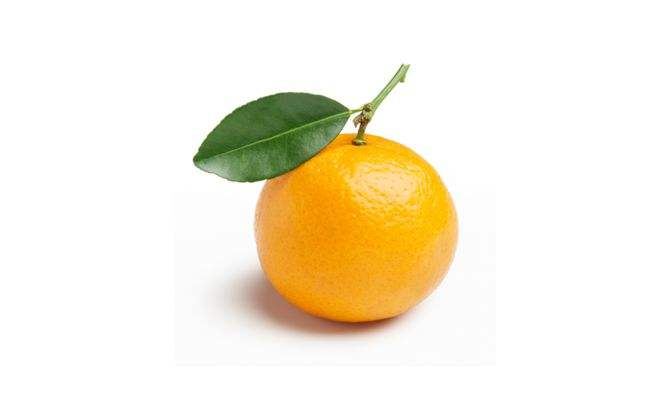
#> input picture 2022_图像算法基础教程(更新中)/src/imgs/jz.jpg, 650 x 398 px, found by its file name
$ python 'lession3_图片颜色转换2.py'
#> lines starting #> are read from the running program, lines starting #| are printed output that depends on the picture; after the words box and inside, x2 and y2 are one past the last pixel; in counts of white or black regions, pixels touching at a corner belong together
#> further down, src is the input picture: shape (398, 650, 3); mean B, G, R 219.4, 237.5, 245.2
##!/usr/bin/python
# -*- coding: utf-8 -*-

"""
author: paperClub
"""

#### 调色板


import cv2


import cv2
import numpy as np


def color_bar():
    def callback(x):
        pass

    # 创建一副黑色图像
    img = np.zeros((300,512,3),np.uint8)
    cv2.namedWindow('image')

    switch = 'ON\nOFF'
    cv2.createTrackbar(switch, 'image', 0, 1, callback)

    cv2.createTrackbar('R','image', 0, 255, callback)
    cv2.createTrackbar('G','image', 0, 255, callback)
    cv2.createTrackbar('B','image', 0, 255, callback)

    while True:
        cv2.imshow('image',img)
        k = cv2.waitKey(1)&0xFF
        if k == 27:
            break

        r = cv2.getTrackbarPos('R','image')
        g = cv2.getTrackbarPos('G','image')
        b = cv2.getTrackbarPos('B','image')
        s = cv2.getTrackbarPos(switch,'image')

        if s == 0:
            img[:] = 0
            img[:] = [125, 0, 125]
        else:
            img[:] = [b, g, r]
        img[:] = [b, g, r]

    cv2.destroyAllWindows()


# 回调函数必须要写
# 也可以这样写：lambda x: x


def colorRange(src):

    def callback(a):
        h_min = cv2.getTrackbarPos("Hue Min", "ColorBars")
        h_max = cv2.getTrackbarPos("Hue Max", "ColorBars")
        s_min = cv2.getTrackbarPos("Sat Min", "ColorBars")
        s_max = cv2.getTrackbarPos("Sat Max", "ColorBars")
        v_min = cv2.getTrackbarPos("Val Min", "ColorBars")
        v_max = cv2.getTrackbarPos("Val Max", "ColorBars")

        return h_min, h_max, s_min, s_max, v_min, v_max

    #### 参数设置区域
    cv2.namedWindow("ColorBars")
    cv2.resizeWindow("ColorBars", 640, 240)
    cv2.createTrackbar("Hue Min", "ColorBars", 0, 180, callback)
    cv2.createTrackbar("Hue Max", "ColorBars", 40, 180, callback)
    cv2.createTrackbar("Sat Min", "ColorBars", 110, 255, callback)
    cv2.createTrackbar("Sat Max", "ColorBars", 240, 255, callback)
    cv2.createTrackbar("Val Min", "ColorBars", 153, 255, callback)
    cv2.createTrackbar("Val Max", "ColorBars", 255, 255, callback)

    ####视图区域
    while True:

        imgHSV = cv2.cvtColor(src, cv2.COLOR_BGR2HSV)
#> imgHSV: shape (398, 650, 3); mean H, S, V 6.8, 31.5, 246.5
        h_min, h_max, s_min, s_max, v_min, v_max = callback(0)
        lower = np.array([h_min, s_min, v_min])
        upper = np.array([h_max, s_max, v_max])

        # 获得指定颜色范围内的掩码
        mask = cv2.inRange(imgHSV, lower, upper)
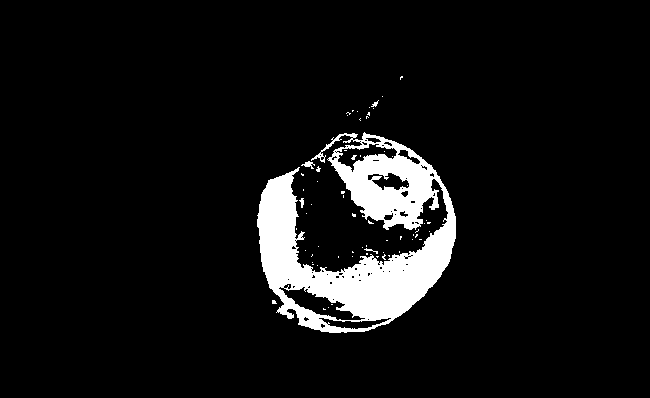
#> mask: shape (398, 650); 7.2% white; 65 white regions (60 under 20 px), largest, box (x1, y1, x2, y2) and area: (257, 132, 456, 333) 18142, (301, 161, 315, 169) 51, (299, 198, 304, 208) 29, (364, 248, 378, 254) 25, (371, 100, 379, 107) 23
        text = f"H:{h_min}-{h_max}, S:{s_min}-{s_max}, V:{v_min}-{v_max}"

        imgResult = cv2.bitwise_and(src, src, mask=mask)
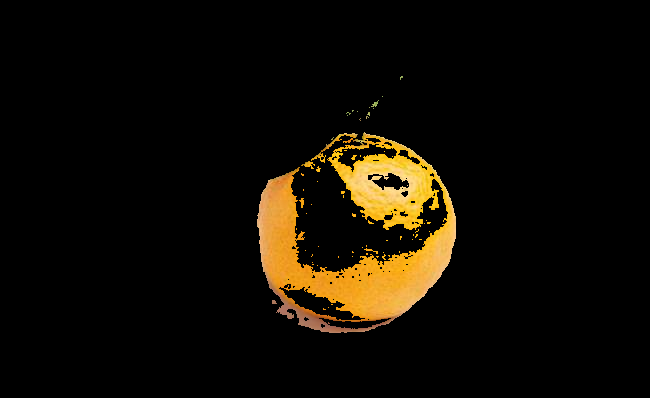
#> imgResult: shape (398, 650, 3); mean B, G, R 4, 12.4, 17.1
        cv2.putText(imgResult, text, (10, 40), cv2.FONT_HERSHEY_SIMPLEX, 0.5, (0, 255, 0), 1)
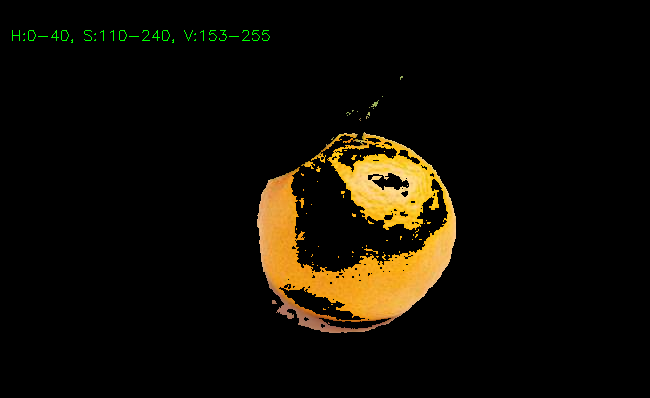
#> imgResult: shape (398, 650, 3); 0.19% of pixels changed, all inside (x1, y1, x2, y2) = (12, 30, 270, 43)

        imgResult = np.hstack((src, imgResult))
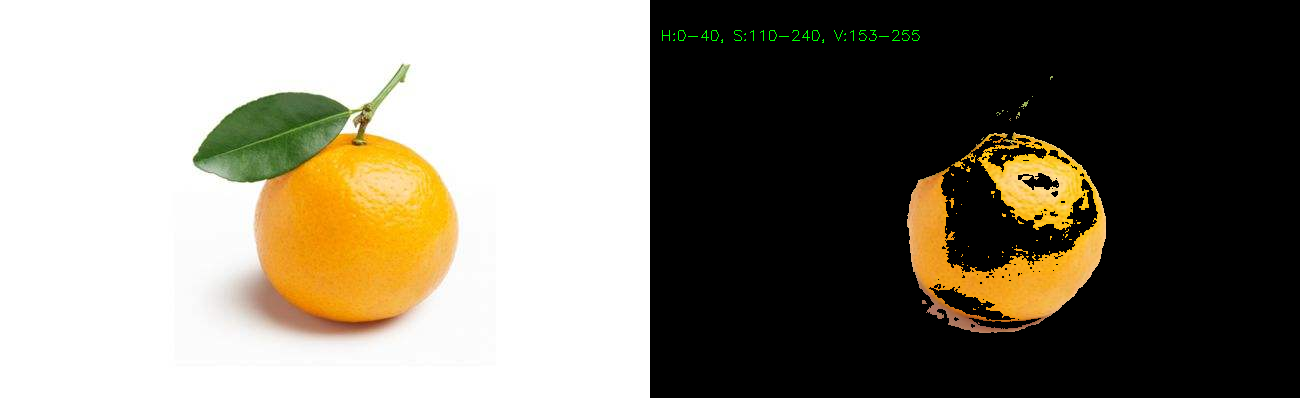
#> imgResult: shape (398, 1300, 3); mean B, G, R 111.7, 125.2, 131.1
        # cv2.namedWindow("COLOR", 0)
        cv2.imshow("COLOR", imgResult)

        cv2.waitKey(1)


if __name__ == '__main__':


    # color_bar()
    # color_hsv()
    path = './src/imgs/jz.jpg'
    src = cv2.imread(path)
    colorRange(src)

$ run again, with 2022_图像算法基础教程(更新中)/src/imgs/3.jpg copied over 2022_图像算法基础教程(更新中)/src/imgs/jz.jpg
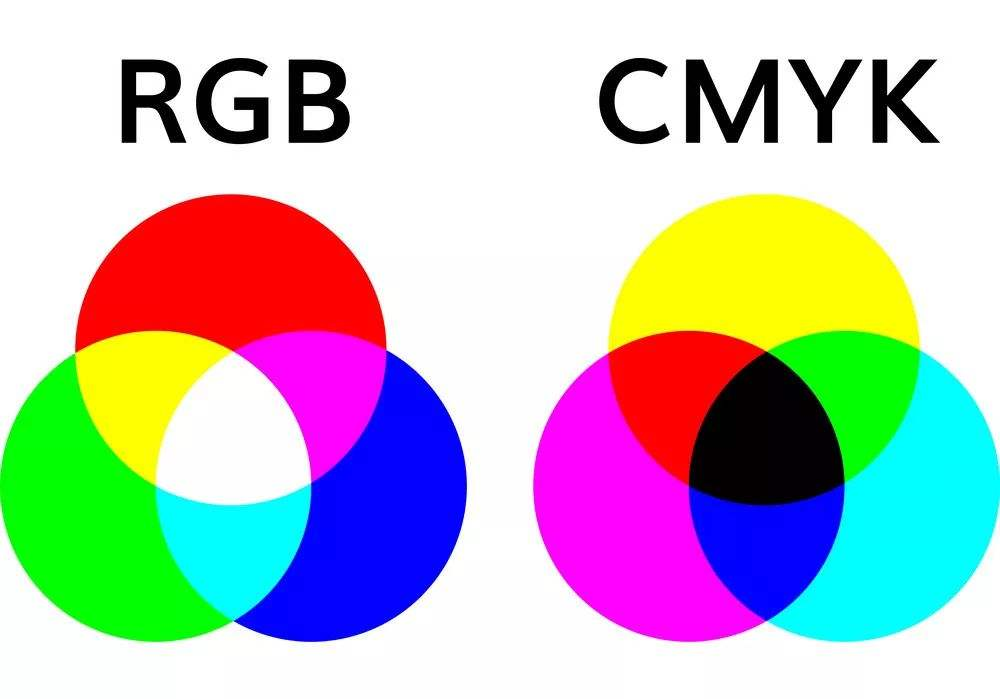
#> input picture 2022_图像算法基础教程(更新中)/src/imgs/3.jpg, 1000 x 699 px, found by its file name
#> src is the input picture: shape (699, 1000, 3); mean B, G, R 190, 190.2, 190.2
#> imgHSV: shape (699, 1000, 3); mean H, S, V 40, 107.2, 240.4
#> in colorRange, `mask = cv2.inRange(imgHSV, lower, upper)`:
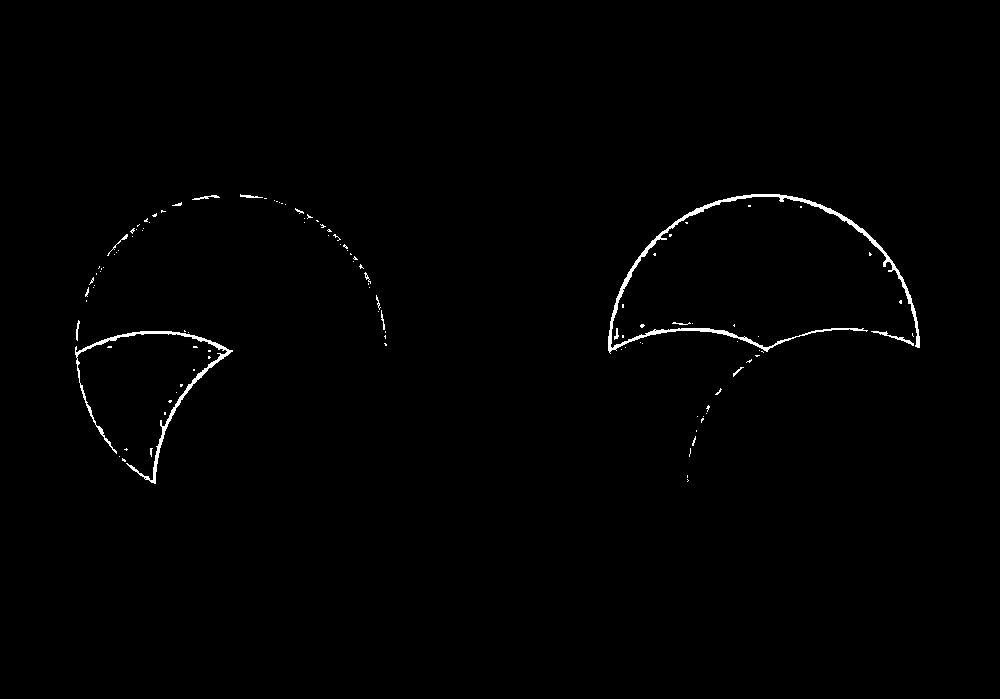
#> mask: shape (699, 1000); 0.72% white; 114 white regions (98 under 20 px), largest, box (x1, y1, x2, y2) and area: (608, 194, 920, 354) 2574, (75, 331, 233, 484) 1419, (871, 331, 914, 346) 114
#> in colorRange, `imgResult = np.hstack((src, imgResult))`:
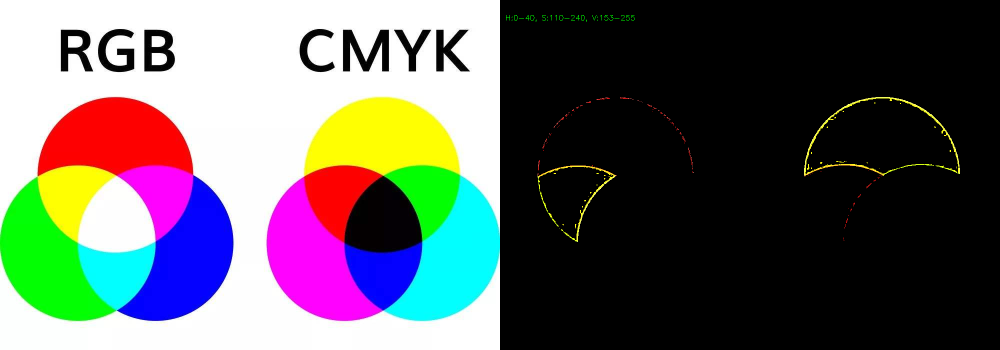
#> imgResult: shape (699, 2000, 3) (shown at 1/2 size); mean B, G, R 95.2, 95.9, 96
